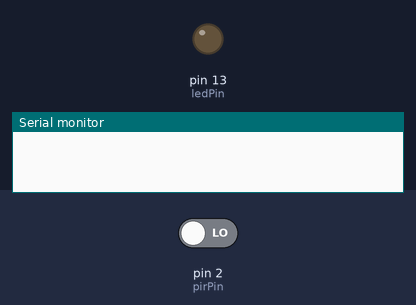
Simulated run of this sketch. Board: Arduino Uno, built with avr-gcc and run on an emulated ATmega328P. Parts: output pins drawn as LEDs (lit = HIGH), the last lines printed to the serial monitor. Dashed ring = blinking. The test bench sets the inputs (shaded band); at power-on: pin 2 (pirPin) LOW.

Above: at 1.2 s.
1.3 s: pin 2 (pirPin) driven HIGH
At 1.9 s:
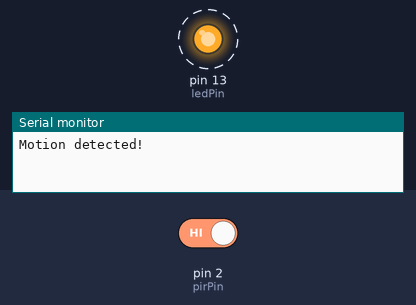
4.3 s: pin 2 (pirPin) driven LOW
At 5.7 s:
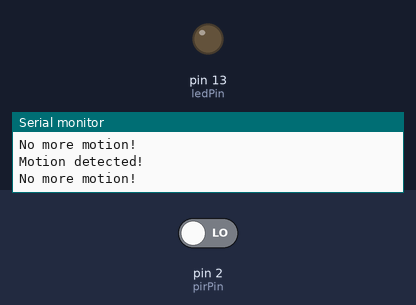
Timing chart, 0 to 7.3 s (numbered marks = the images above; inputs shaded):
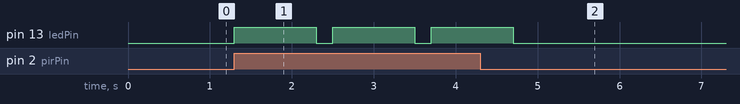

Measured:
- after the input at 1.3 s, pin 13 (ledPin): alternates HIGH for 1.0 s and LOW for 0.20 s, starting at once
- after the input at 4.3 s, pin 13 (ledPin): goes on until 4.7 s, then stays LOW

The sketch:

PIR_LED.ino
```cpp
int ledPin = 13; // use the onboard LED
int pirPin = 2; // 'out' of PIR connected to digital pin 2
int pirState = LOW; // start the state of the PIR to be low (no motion)
int pirValue = 0; // variable to store change in PIR value

void setup() {
  pinMode(ledPin, OUTPUT); // declare the LED as output
  pinMode(pirPin, INPUT);  // declare the PIR as input
  Serial.begin(9600); // begin the Serial port at baud 9600
}

void loop() {
  pirValue = digitalRead(pirPin); // read PIR value
  if ((pirValue == HIGH)&&(pirState==LOW)) { // check if motion has occured
    digitalWrite(ledPin, HIGH); // turn on LED
    Serial.println("Motion detected!");
    pirState = HIGH; // set the PIR state to ON/HIGH
    delay(1000); // wait for a second
  }
  else { // if there is no motion
    digitalWrite(ledPin, LOW); // turn off LED
    if(pirState == HIGH) {
    // prints only if motion has happened in the first place
    Serial.println("No more motion!\n");
    pirState = LOW; // sets the PIR state to OFF/LOW
    delay(200); // small delay before proceeding
    }
  }
}
```
